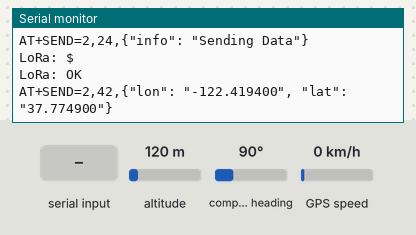
The program below on a simulated ESP32. Parts: the last lines printed to the serial monitor. The test bench sets the inputs (shaded band); at power-on: altitude 120 m, compass heading 90°, GPS speed 0 km/h. The GPS gets a fix after 3 s at 37.7749, -122.4194 with 8 satellites; the modem accepts every AT command (registered, SIM ready, sends succeed) and sends nothing else.

Above: at 10.2 s.
10.3 s: "1\n" received over the second serial link
At 11.2 s:
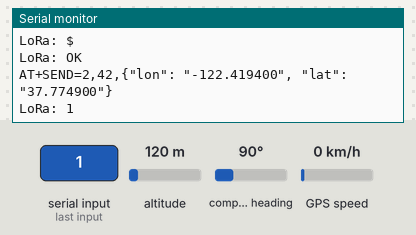
11.8 s: "0\n" received over the second serial link
At 12.4 s:
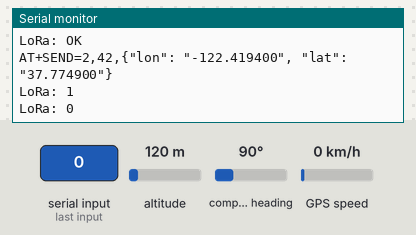

Measured:
- after the input at 10.3 s, the serial monitor: prints a new line at once (image 1)
- after the input at 11.8 s, the serial monitor: prints a new line at once (image 2)

The program:

main.cpp
```cpp
#include <Arduino.h>
#include <TinyGPS++.h>
#include <HardwareSerial.h>

HardwareSerial gpsSerial(2); // TX = 26, RX = 25
HardwareSerial loraSerial(1);
TinyGPSPlus gps;
float lattitude, longitude;

void handleLoraResponse();
void sendInfoMessage(String infoData);
void sendGpsData();

// vcc gnd tx rx pps
// great youtube video showing how to use the lora module https://www.youtube.com/watch?v=LiWlPERp1ec
// blue is TX
// white is RX

unsigned long lastSend = 0;

void sendInfoMessage(String infoData)
{
  String payload = "AT+SEND=2,24,{\"info\": \"" + infoData + "\"}";
  Serial.println(payload);
  loraSerial.println(payload);
}

void handleLoraResponse()
{
  String loraLine = "";

  while (loraSerial.available())
  {
    char c = loraSerial.read();
    if (c == '\n' || c == '\r')
    {
      if (loraLine.length() > 0)
      {
        Serial.println("LoRa: " + loraLine);
        loraLine = "";
      }
    }
    else
    {
      loraLine += c;
    }
  }
}

void sendGpsData()
{
  while (gpsSerial.available())
  {
    if (gps.encode(gpsSerial.read()) && gps.location.isUpdated())
    {
      if ((millis() - lastSend) > 10000)
      {
        String lng = String(gps.location.lng(), 6);
        String lat = String(gps.location.lat(), 6);
        String latAndLonPayload = String("{\"lon\": \"" + lng + "\", \"lat\": \"" + lat + "\"}");
        String payload = "AT+SEND=2," + String(latAndLonPayload.length()) + "," + latAndLonPayload;

        Serial.println(payload);
        loraSerial.println(payload);

        loraSerial.flush();
        lastSend = millis();
      }
    }
  }
}

void setup()
{
  Serial.begin(115200);
  gpsSerial.begin(9600, SERIAL_8N1, 25, 26);
  loraSerial.begin(115200, SERIAL_8N1, 22, 21);

  delay(3000);

  Serial.println("Serial Created... Starting Location Capture");
  sendInfoMessage("Sending Data");

  delay(2000);
}

void loop()
{
  handleLoraResponse();
  sendGpsData();
}
```
